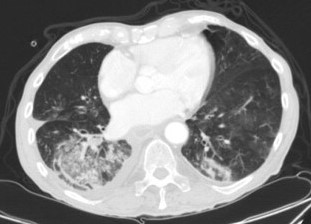
#> input picture data/CT_NonCOVID/0.jpg, 311 x 224 px; its folder holds only this picture in this run
$ python -i utils.py   (imports and definitions only)   (older library calls are emulated)
#> lines starting #> are read from the running program, lines starting #| are printed output that depends on the picture; after the words box and inside, x2 and y2 are one past the last pixel; in counts of white or black regions, pixels touching at a corner belong together
#> further down, picture is the input picture: shape (224, 311); min 21, max 255, mean 133.1
from __future__ import division

import skimage
from skimage.feature import greycomatrix, greycoprops
from skimage import data, img_as_float, exposure, color, restoration
from skimage.morphology import erosion, binary_erosion, dilation
from skimage.segmentation import watershed
from skimage.feature import peak_local_max
from skimage.filters import threshold_otsu
from skimage import morphology
from skimage import measure
from skimage.transform import resize
from skimage.util import img_as_ubyte

from scipy.signal import convolve2d
import scipy.ndimage

import numpy as np
import pandas as pd
import sys
import copy

import os
import shutil


# [17 lines left out: function preprocess_dataset, not called in this run]


def segment_lungs(image: np.ndarray, display=False)->np.ndarray:
#> called with display = False
    row_size= image.shape[0]
#> row_size = 224
    col_size = image.shape[1]
#> col_size = 311

    mean = np.mean(image)
#> mean = 133.1
    std = np.std(image)
#> std = 81.32
    image = (image-mean)/std

    # Find the average pixel value near the lungs
    # to renormalize washed out images
    middle = image[int(col_size/5):int(col_size/5*4), int(row_size/5):int(row_size/5*4)]
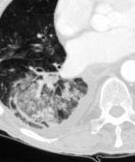
#> middle: shape (162, 135) float64; min -1.15, max 1.5, mean 0.52; drawn with min black and max white
    mean = np.mean(middle)
#> mean = 0.52
    max_ = np.max(image)
#> max_ = 1.5
    min_ = np.min(image)
#> min_ = -1.38

    # To improve threshold finding, I'm moving the
    # underflow and overflow on the pixel spectrum
    image[image==max_] = mean
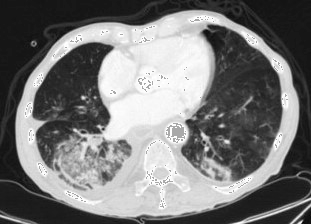
#> image: shape (224, 311) float64; min -1.38, max 1.49, mean -0.00959; drawn with min black and max white
    image[image==min_] = mean
#> image: shape (224, 311) float64; under 0.01% of pixels changed, all inside (x1, y1, x2, y2) = (303, 222, 304, 223)

    # Using Kmeans to separate foreground (soft tissue / bone) and background (lung/air)
#> (the run stopped early here; a loop or call above may not have finished)

$ run again, on data/CT_NonCOVID/16.jpg
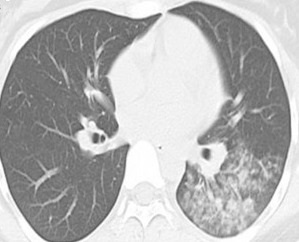
#> input picture data/CT_NonCOVID/16.jpg, 299 x 242 px
#> picture is the input picture: shape (242, 299); min 75, max 255, mean 181.1
#> in segment_lungs, `mean = np.mean(image)`: mean = 181.1
#> std = 56.1
#> in segment_lungs, `middle = image[int(col_size/5):int(col_size/5*4), int(row_size/5):int(..`:
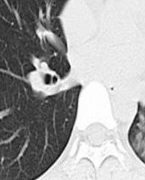
#> middle: shape (180, 145) float64; min -1.89, max 1.32, mean 0.156; drawn with min black and max white
#> in segment_lungs, `mean = np.mean(middle)`: mean = 0.156
#> max_ = 1.32
#> min_ = -1.89
#> in segment_lungs, `image[image==max_] = mean`:
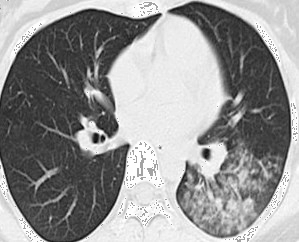
#> image: shape (242, 299) float64; min -1.89, max 1.3, mean -0.0142; drawn with min black and max white

$ run again, on data/CT_NonCOVID/28.jpg
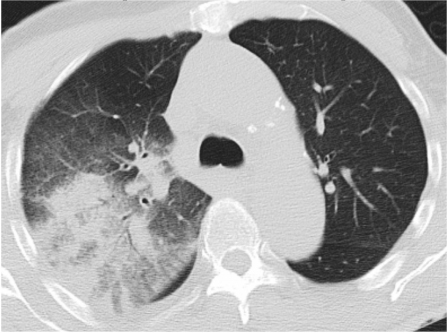
#> input picture data/CT_NonCOVID/28.jpg, 448 x 333 px
#> picture is the input picture: shape (333, 448); min 29, max 255, mean 160
#> in segment_lungs, `mean = np.mean(image)`: mean = 160
#> std = 69.71
#> in segment_lungs, `middle = image[int(col_size/5):int(col_size/5*4), int(row_size/5):int(..`:
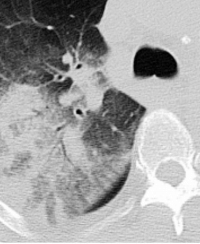
#> middle: shape (244, 200) float64; min -1.86, max 1.36, mean 0.201; drawn with min black and max white
#> in segment_lungs, `mean = np.mean(middle)`: mean = 0.201
#> max_ = 1.36
#> min_ = -1.88
#> in segment_lungs, `image[image==max_] = mean`:
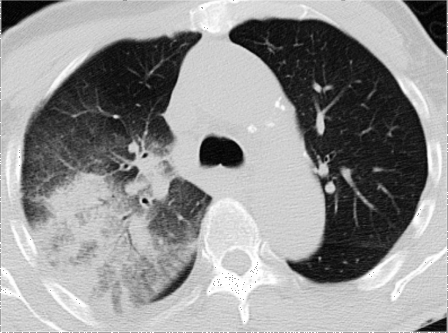
#> image: shape (333, 448) float64; min -1.88, max 1.35, mean -0.00816; drawn with min black and max white

$ run again, on data/CT_NonCOVID/45.jpg
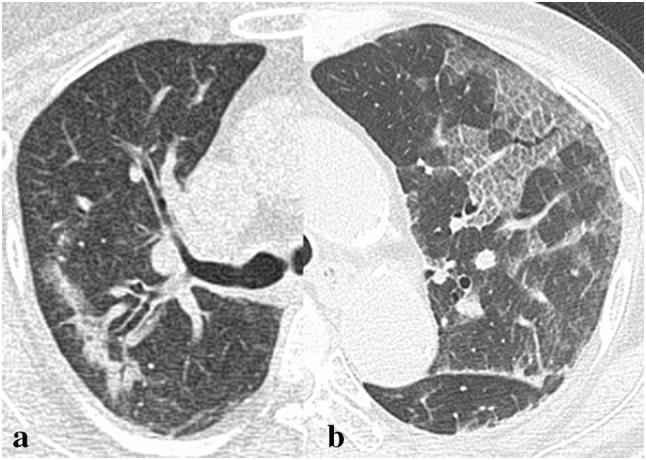
#> input picture data/CT_NonCOVID/45.jpg, 646 x 460 px
#> picture is the input picture: shape (460, 646); min 0, max 255, mean 173.9
#> in segment_lungs, `mean = np.mean(image)`: mean = 173.9
#> std = 66.3
#> in segment_lungs, `middle = image[int(col_size/5):int(col_size/5*4), int(row_size/5):int(..`:
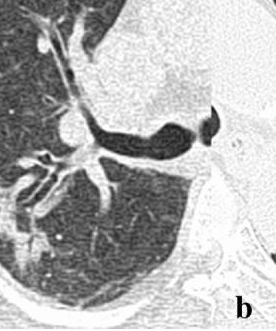
#> middle: shape (331, 276) float64; min -2.62, max 1.22, mean 0.0808; drawn with min black and max white
#> in segment_lungs, `mean = np.mean(middle)`: mean = 0.0808
#> max_ = 1.22
#> min_ = -2.62
#> in segment_lungs, `image[image==max_] = mean`:
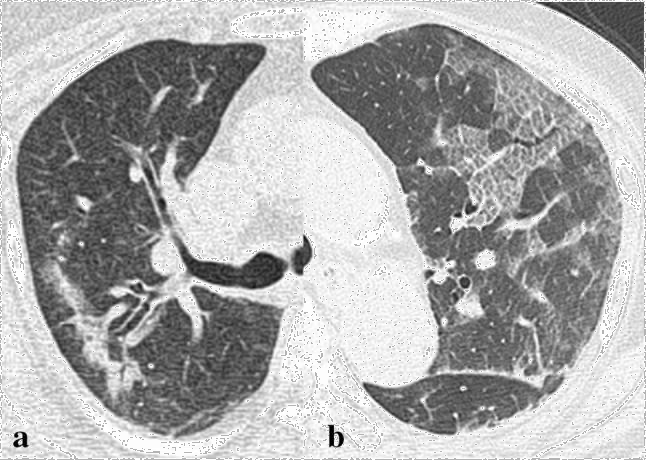
#> image: shape (460, 646) float64; min -2.62, max 1.21, mean -0.0282; drawn with min black and max white
